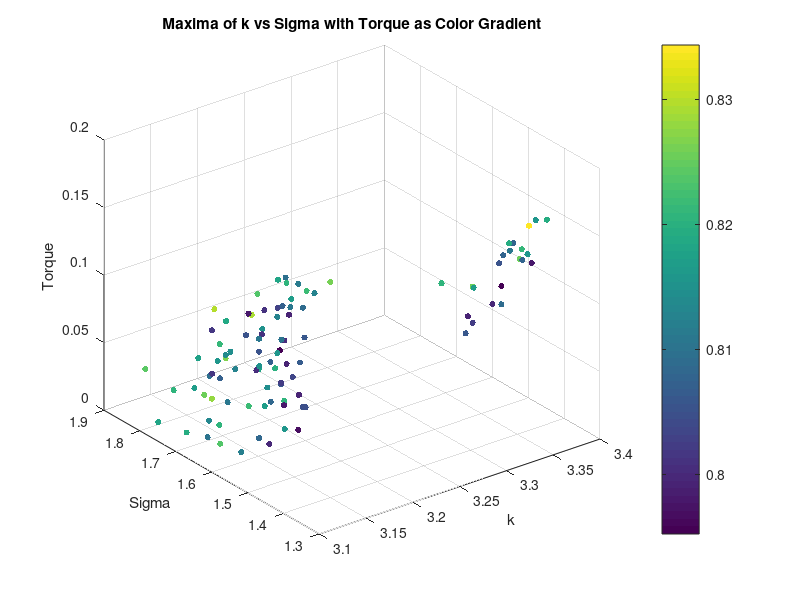
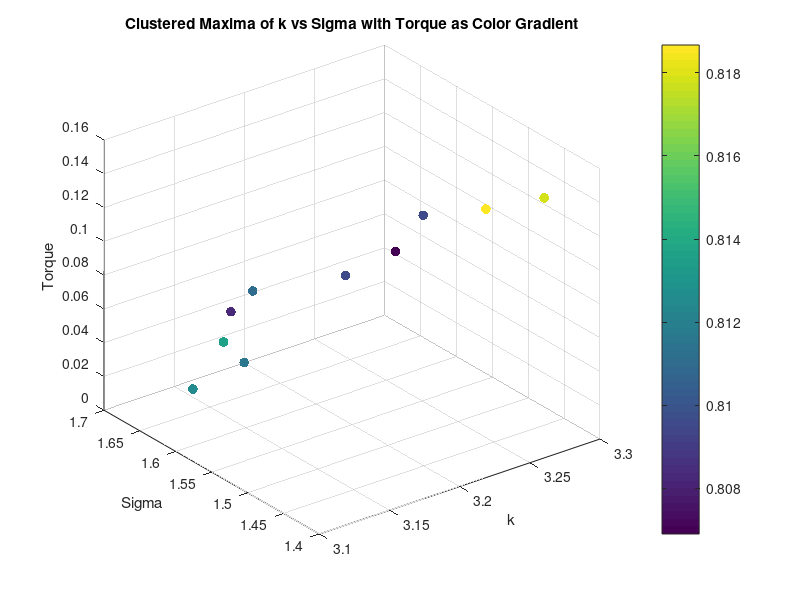
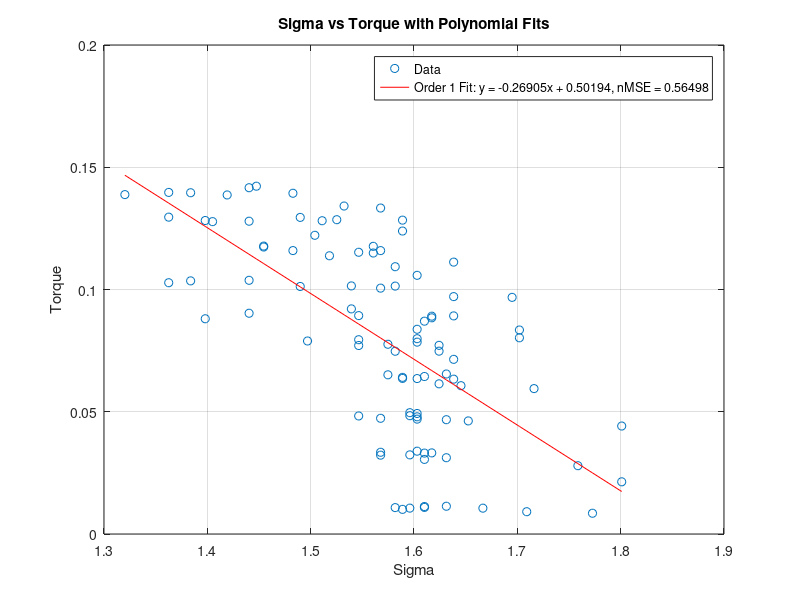
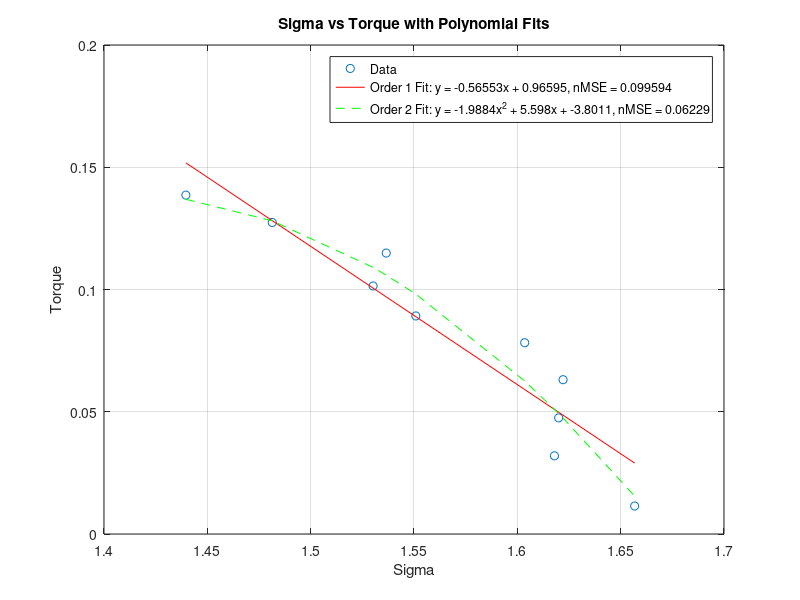

Here is the MATLAB script that generated these plots, in order:
clear all;
close all;

load('maxima_data.mat');
scatter3(maxima_k, maxima_sigma, torque_values, 20, maxima_corr, 'filled');
xlabel('k');
ylabel('Sigma');
zlabel('Torque');
title('Maxima of k vs Sigma with Torque as Color Gradient');
colorbar;
grid on;

% K means clustering of torque into 10 clusters, taking mean of each cluster k, sigma and corr too
[cluster_idx, cluster_centers] = kmeans(torque_values', 10);
% Take the mean of each cluster
torque_means = zeros(10, 1);
sigma_means = zeros(10, 1);
k_means = zeros(10, 1);
corr_means = zeros(10, 1);
for i = 1:10
    torque_means(i) = mean(torque_values(cluster_idx == i));
    sigma_means(i) = mean(maxima_sigma(cluster_idx == i));
    k_means(i) = mean(maxima_k(cluster_idx == i));
    corr_means(i) = mean(maxima_corr(cluster_idx == i));
end

% Plot the clusters
figure;
scatter3(k_means, sigma_means, torque_means, 50, corr_means, 'filled');
xlabel('k');
ylabel('Sigma');
zlabel('Torque');
title('Clustered Maxima of k vs Sigma with Torque as Color Gradient');
colorbar;
grid on;

% Ensure data is sorted for polyfit
[sigma_sorted, sort_idx] = sort(maxima_sigma);
torque_sorted = torque_values(sort_idx);

% Polyfit for sigma vs torque (order 1 and 2)
p1_sigma = polyfit(sigma_sorted, torque_sorted, 1);

% Calculate fitted values and normalized MSE for sigma vs torque
fitted_torque_p1_sigma = polyval(p1_sigma, sigma_sorted);
mse_p1_sigma = mean((torque_sorted - fitted_torque_p1_sigma).^2);
nmse_p1_sigma = mse_p1_sigma / var(torque_sorted);

% Display results for sigma vs torque
disp('Sigma vs Torque:');
disp(['Order 1 nMSE: ', num2str(nmse_p1_sigma)]);

%display correlation between torque and sigma
corr_sigma_torque = corrcoef(sigma_sorted, torque_sorted);
disp(['Correlation between Sigma and Torque: ', num2str(corr_sigma_torque(1, 2))]);


% Plot for sigma vs torque with polynomial fits (first instance)
figure;
plot(sigma_sorted, torque_sorted, 'o', 'DisplayName', 'Data');
hold on;
plot(sigma_sorted, fitted_torque_p1_sigma, '-r', 'DisplayName', ...
    ['Order 1 Fit: y = ', num2str(p1_sigma(1)), 'x + ', num2str(p1_sigma(2)), ...
    ', nMSE = ', num2str(nmse_p1_sigma)]);
xlabel('Sigma');
ylabel('Torque');
title('Sigma vs Torque with Polynomial Fits');
legend('show');
grid on;

% Ensure data is sorted for polyfit
[sigma_sorted, sort_idx] = sort(sigma_means);
torque_sorted = torque_means(sort_idx);

% Polyfit for sigma vs torque (order 1 and 2)
p1_sigma = polyfit(sigma_sorted, torque_sorted, 1);
p2_sigma = polyfit(sigma_sorted, torque_sorted, 2);

% Calculate fitted values and normalized MSE for sigma vs torque
fitted_torque_p1_sigma = polyval(p1_sigma, sigma_sorted);
fitted_torque_p2_sigma = polyval(p2_sigma, sigma_sorted);
mse_p1_sigma = mean((torque_sorted - fitted_torque_p1_sigma).^2);
mse_p2_sigma = mean((torque_sorted - fitted_torque_p2_sigma).^2);
nmse_p1_sigma = mse_p1_sigma / var(torque_sorted);
nmse_p2_sigma = mse_p2_sigma / var(torque_sorted);

% Display results for sigma vs torque
disp('Sigma vs Torque:');
disp(['Order 1 nMSE: ', num2str(nmse_p1_sigma)]);
disp(['Order 2 nMSE: ', num2str(nmse_p2_sigma)]);

% Display correlation between torque and sigma^2
corr_sigma2_torque = corrcoef(sigma_sorted.^2, torque_sorted);
disp(['Correlation between Sigma^2 and Torque: ', num2str(corr_sigma2_torque(1, 2))]);

% Plot for sigma vs torque with polynomial fits (second instance)
figure;
plot(sigma_sorted, torque_sorted, 'o', 'DisplayName', 'Data');
hold on;
plot(sigma_sorted, fitted_torque_p1_sigma, '-r', 'DisplayName', ...
    ['Order 1 Fit: y = ', num2str(p1_sigma(1)), 'x + ', num2str(p1_sigma(2)), ...
    ', nMSE = ', num2str(nmse_p1_sigma)]);
plot(sigma_sorted, fitted_torque_p2_sigma, '--g', 'DisplayName', ...
    ['Order 2 Fit: y = ', num2str(p2_sigma(1)), 'x^2 + ', num2str(p2_sigma(2)), ...
    'x + ', num2str(p2_sigma(3)), ', nMSE = ', num2str(nmse_p2_sigma)]);
xlabel('Sigma');
ylabel('Torque');
title('Sigma vs Torque with Polynomial Fits');
legend('show');
grid on;
